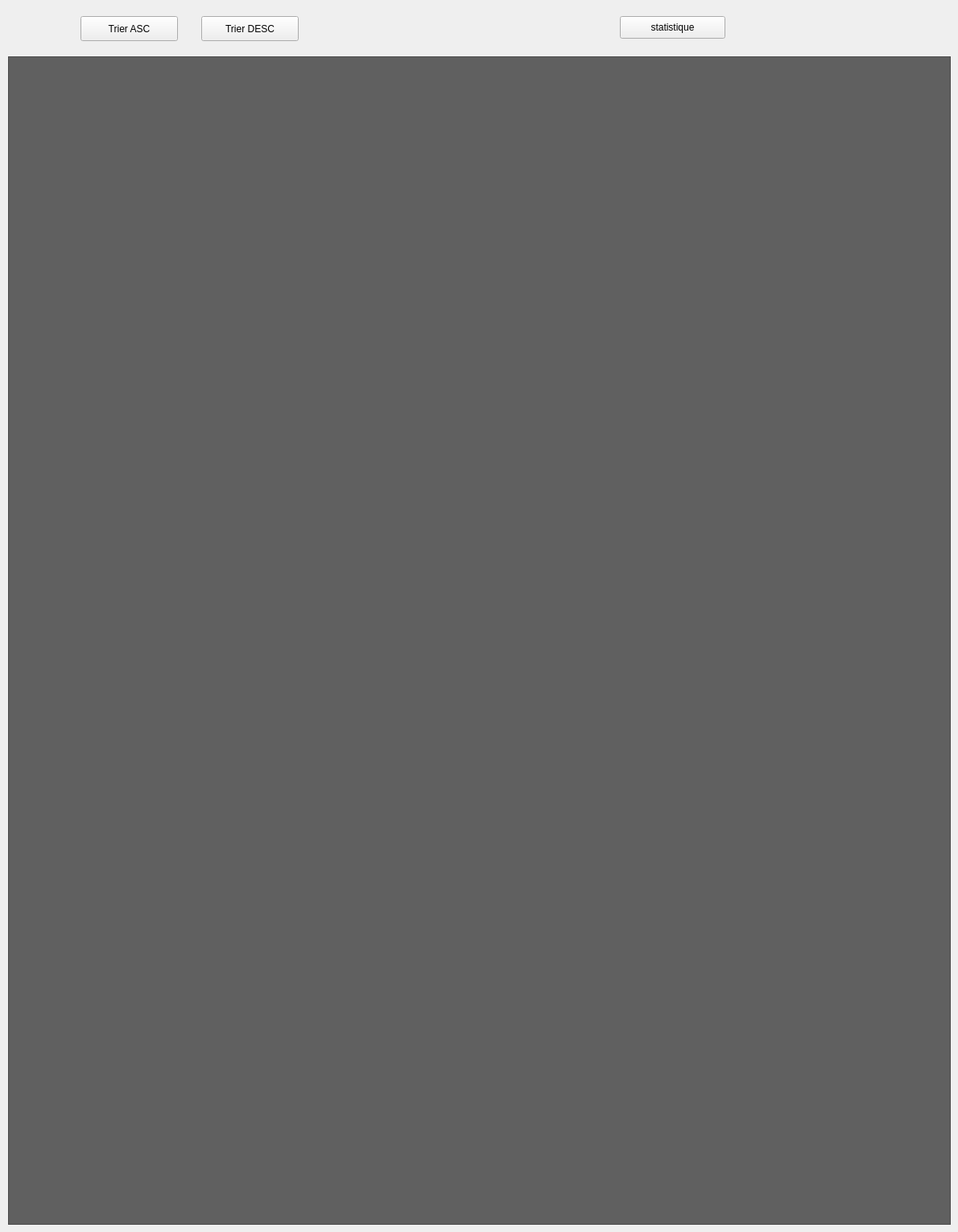
     <widget class="QWidget" name="tab_10">
      <attribute name="title">
       <string>Afficher Terrain</string>
      </attribute>
      <widget class="QTableView" name="tableTerrain">
       <property name="geometry">
        <rect>
         <x>10</x>
         <y>70</y>
         <width>1171</width>
         <height>1451</height>
        </rect>
       </property>
       <property name="palette">
        <palette>
         <active>
          <colorrole role="WindowText">
           <brush brushstyle="SolidPattern">
            <color alpha="255">
             <red>255</red>
             <green>247</green>
             <blue>242</blue>
            </color>
           </brush>
          </colorrole>
          <colorrole role="Button">
           <brush brushstyle="SolidPattern">
            <color alpha="255">
             <red>96</red>
             <green>96</green>
             <blue>96</blue>
            </color>
           </brush>
          </colorrole>
          <colorrole role="Text">
           <brush brushstyle="SolidPattern">
            <color alpha="255">
             <red>255</red>
             <green>247</green>
             <blue>242</blue>
            </color>
           </brush>
          </colorrole>
          <colorrole role="ButtonText">
           <brush brushstyle="SolidPattern">
            <color alpha="255">
             <red>255</red>
             <green>247</green>
             <blue>242</blue>
            </color>
           </brush>
          </colorrole>
          <colorrole role="Base">
           <brush brushstyle="SolidPattern">
            <color alpha="255">
             <red>96</red>
             <green>96</green>
             <blue>96</blue>
            </color>
           </brush>
          </colorrole>
          <colorrole role="Window">
           <brush brushstyle="SolidPattern">
            <color alpha="255">
             <red>96</red>
             <green>96</green>
             <blue>96</blue>
            </color>
           </brush>
          </colorrole>
          <colorrole role="PlaceholderText">
           <brush brushstyle="SolidPattern">
            <color alpha="255">
             <red>255</red>
             <green>247</green>
             <blue>242</blue>
            </color>
           </brush>
          </colorrole>
         </active>
         <inactive>
          <colorrole role="WindowText">
           <brush brushstyle="SolidPattern">
            <color alpha="255">
             <red>255</red>
             <green>247</green>
             <blue>242</blue>
            </color>
           </brush>
          </colorrole>
          <colorrole role="Button">
           <brush brushstyle="SolidPattern">
            <color alpha="255">
             <red>96</red>
             <green>96</green>
             <blue>96</blue>
            </color>
           </brush>
          </colorrole>
          <colorrole role="Text">
           <brush brushstyle="SolidPattern">
            <color alpha="255">
             <red>255</red>
             <green>247</green>
             <blue>242</blue>
            </color>
           </brush>
          </colorrole>
          <colorrole role="ButtonText">
           <brush brushstyle="SolidPattern">
            <color alpha="255">
             <red>255</red>
             <green>247</green>
             <blue>242</blue>
            </color>
           </brush>
          </colorrole>
          <colorrole role="Base">
           <brush brushstyle="SolidPattern">
            <color alpha="255">
             <red>96</red>
             <green>96</green>
             <blue>96</blue>
            </color>
           </brush>
          </colorrole>
          <colorrole role="Window">
           <brush brushstyle="SolidPattern">
            <color alpha="255">
             <red>96</red>
             <green>96</green>
             <blue>96</blue>
            </color>
           </brush>
          </colorrole>
          <colorrole role="PlaceholderText">
           <brush brushstyle="SolidPattern">
            <color alpha="255">
             <red>255</red>
             <green>247</green>
             <blue>242</blue>
            </color>
           </brush>
          </colorrole>
         </inactive>
         <disabled>
          <colorrole role="WindowText">
           <brush brushstyle="SolidPattern">
            <color alpha="255">
             <red>255</red>
             <green>247</green>
             <blue>242</blue>
            </color>
           </brush>
          </colorrole>
          <colorrole role="Button">
           <brush brushstyle="SolidPattern">
            <color alpha="255">
             <red>96</red>
             <green>96</green>
             <blue>96</blue>
            </color>
           </brush>
          </colorrole>
          <colorrole role="Text">
           <brush brushstyle="SolidPattern">
            <color alpha="255">
             <red>255</red>
             <green>247</green>
             <blue>242</blue>
            </color>
           </brush>
          </colorrole>
          <colorrole role="ButtonText">
           <brush brushstyle="SolidPattern">
            <color alpha="255">
             <red>255</red>
             <green>247</green>
             <blue>242</blue>
            </color>
           </brush>
          </colorrole>
          <colorrole role="Base">
           <brush brushstyle="SolidPattern">
            <color alpha="255">
             <red>96</red>
             <green>96</green>
             <blue>96</blue>
            </color>
           </brush>
          </colorrole>
          <colorrole role="Window">
           <brush brushstyle="SolidPattern">
            <color alpha="255">
             <red>96</red>
             <green>96</green>
             <blue>96</blue>
            </color>
           </brush>
          </colorrole>
          <colorrole role="PlaceholderText">
           <brush brushstyle="SolidPattern">
            <color alpha="255">
             <red>255</red>
             <green>247</green>
             <blue>242</blue>
            </color>
           </brush>
          </colorrole>
         </disabled>
        </palette>
       </property>
       <property name="styleSheet">
        <string notr="true">#tableTerrain{
   background: #606060;

}</string>
       </property>
      </widget>
      <widget class="QPushButton" name="trier">
       <property name="geometry">
        <rect>
         <x>100</x>
         <y>20</y>
         <width>121</width>
         <height>31</height>
        </rect>
       </property>
       <property name="text">
        <string>Trier ASC</string>
       </property>
      </widget>
      <widget class="QPushButton" name="buttStatistique">
       <property name="geometry">
        <rect>
         <x>770</x>
         <y>20</y>
         <width>131</width>
         <height>28</height>
        </rect>
       </property>
       <property name="text">
        <string>statistique</string>
       </property>
      </widget>
      <widget class="QPushButton" name="trier_2">
       <property name="geometry">
        <rect>
         <x>250</x>
         <y>20</y>
         <width>121</width>
         <height>31</height>
        </rect>
       </property>
       <property name="text">
        <string>Trier DESC</string>
       </property>
      </widget>
     </widget>
